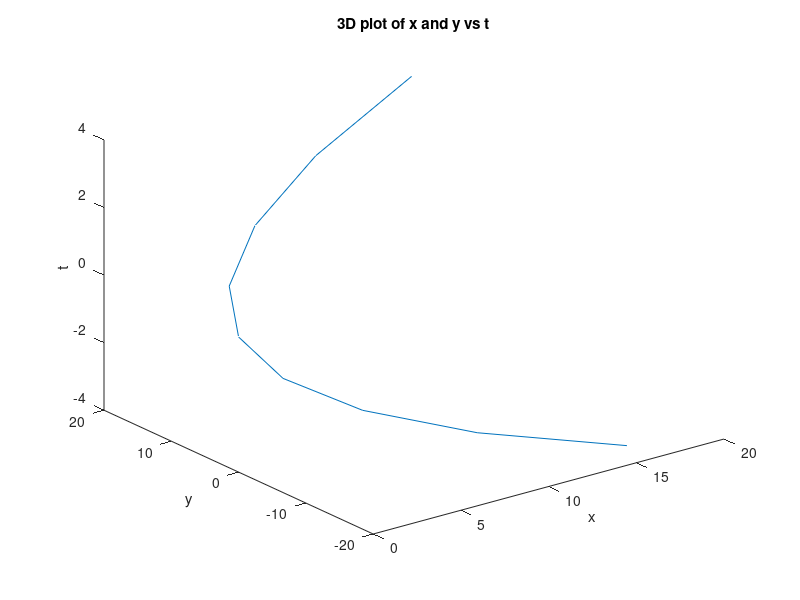

Here is the MATLAB script that generated this plot:
t = -4:4;
x = t.^2;
y = 4*t;

plot3(x, y, t);
xlabel('x'); ylabel('y'); zlabel('t');

title('3D plot of x and y vs t');

